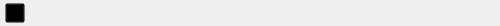
<?xml version="1.0" encoding="UTF-8"?>
<ui version="4.0">
 <class>SuperTitle</class>
 <widget class="QFrame" name="SuperTitle">
  <property name="geometry">
   <rect>
    <x>0</x>
    <y>0</y>
    <width>500</width>
    <height>26</height>
   </rect>
  </property>
  <property name="windowTitle">
   <string>Frame</string>
  </property>
  <property name="styleSheet">
   <string notr="true"/>
  </property>
  <layout class="QHBoxLayout" name="horizontalLayout">
   <property name="spacing">
    <number>5</number>
   </property>
   <property name="leftMargin">
    <number>0</number>
   </property>
   <property name="topMargin">
    <number>0</number>
   </property>
   <property name="rightMargin">
    <number>0</number>
   </property>
   <property name="bottomMargin">
    <number>0</number>
   </property>
   <item>
    <layout class="QHBoxLayout" name="horizontalLayout_5" stretch="1,1,98">
     <property name="spacing">
      <number>5</number>
     </property>
     <item>
      <spacer name="horizontalSpacer_4">
       <property name="orientation">
        <enum>Qt::Horizontal</enum>
       </property>
       <property name="sizeHint" stdset="0">
        <size>
         <width>40</width>
         <height>20</height>
        </size>
       </property>
      </spacer>
     </item>
     <item>
      <widget class="QPushButton" name="pushButton_5">
       <property name="sizePolicy">
        <sizepolicy hsizetype="Minimum" vsizetype="Minimum">
         <horstretch>0</horstretch>
         <verstretch>0</verstretch>
        </sizepolicy>
       </property>
       <property name="minimumSize">
        <size>
         <width>20</width>
         <height>20</height>
        </size>
       </property>
       <property name="maximumSize">
        <size>
         <width>20</width>
         <height>20</height>
        </size>
       </property>
       <property name="toolTip">
        <string/>
       </property>
       <property name="styleSheet">
        <string notr="true">background-color: transparent;</string>
       </property>
       <property name="text">
        <string/>
       </property>
       <property name="flat">
        <bool>false</bool>
       </property>
      </widget>
     </item>
     <item>
      <spacer name="horizontalSpacer_5">
       <property name="orientation">
        <enum>Qt::Horizontal</enum>
       </property>
       <property name="sizeHint" stdset="0">
        <size>
         <width>40</width>
         <height>20</height>
        </size>
       </property>
      </spacer>
     </item>
    </layout>
   </item>
   <item>
    <widget class="QLabel" name="label_2">
     <property name="font">
      <font>
       <pointsize>8</pointsize>
       <italic>false</italic>
       <bold>false</bold>
       <underline>false</underline>
       <strikeout>false</strikeout>
       <kerning>true</kerning>
      </font>
     </property>
     <property name="toolTip">
      <string/>
     </property>
     <property name="text">
      <string/>
     </property>
     <property name="alignment">
      <set>Qt::AlignCenter</set>
     </property>
    </widget>
   </item>
   <item>
    <layout class="QHBoxLayout" name="horizontalLayout_6">
     <property name="spacing">
      <number>10</number>
     </property>
    </layout>
   </item>
  </layout>
 </widget>
 <resources/>
 <connections/>
</ui>
